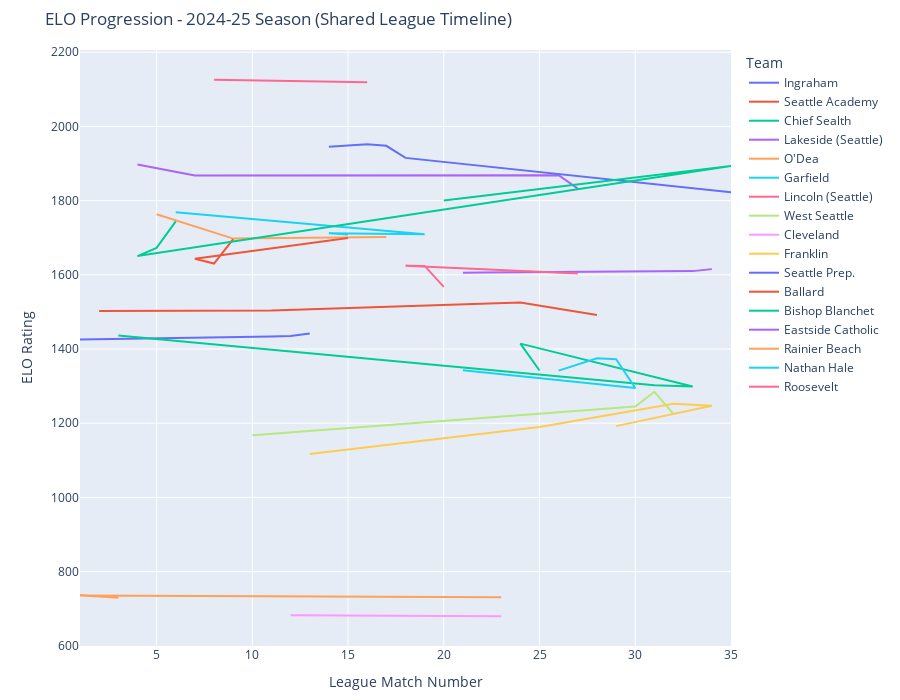

Here is the notebook cell this chart was saved with:
### Code cell
import pandas as pd
import plotly.express as px

# Load the ELO match log
df = pd.read_csv(r"C:\Users\User\Desktop\Soccer Footage\metroleague_elo_log.csv")

# Create a consistent order for all matches per season (scraper's order or raw index)
df["Row Order"] = range(len(df))
df = df.sort_values(by=["Season", "Row Order"])

# Add a Global Match Number per Season (shared league timeline)
df["Global Match #"] = df.groupby("Season").cumcount() + 1

# Assign a row ID to map back after long transformation
df["Match ID"] = df.index

# -----------------------------
# Long-format Transformation
# -----------------------------
home_df = df[[
    "Match ID", "Season", "Global Match #", "Date",
    "Home Team", "Away Team", "Home Score", "Away Score",
    "Home ELO Before", "Home ELO After", "Home ELO Change", "Home Match #"
]].copy()

home_df.columns = [
    "Match ID", "Season", "Global Match #", "Date",
    "Team", "Opponent", "Goals For", "Goals Against",
    "ELO Before", "ELO After", "ELO Δ", "Team Match #"
]
home_df["Location"] = "Home"

away_df = df[[
    "Match ID", "Season", "Global Match #", "Date",
    "Away Team", "Home Team", "Away Score", "Home Score",
    "Away ELO Before", "Away ELO After", "Away ELO Change", "Away Match #"
]].copy()

away_df.columns = [
    "Match ID", "Season", "Global Match #", "Date",
    "Team", "Opponent", "Goals For", "Goals Against",
    "ELO Before", "ELO After", "ELO Δ", "Team Match #"
]
away_df["Location"] = "Away"

# Combine Home and Away
long_df = pd.concat([home_df, away_df], ignore_index=True)

# Compute Match Result (W/L/D)
long_df["Result"] = long_df.apply(
    lambda row: "W" if row["Goals For"] > row["Goals Against"]
    else "L" if row["Goals For"] < row["Goals Against"]
    else "D", axis=1
)

# Clean ELO Δ and match #
long_df["ELO Δ"] = long_df["ELO Δ"].round(2)
long_df["Team Match #"] = long_df["Team Match #"].astype(int)

# -----------------------------
# Filter to Latest Season Only
# -----------------------------
latest_season = long_df["Season"].max()
df_current = long_df[long_df["Season"] == latest_season].copy()

# -----------------------------
# Plot: ELO Progression (Shared League Timeline)
# -----------------------------
fig = px.line(
    df_current,
    x="Global Match #",
    y="ELO After",
    color="Team",
    line_group="Team",
    hover_data={
        "Team": True,
        "Opponent": True,
        "Result": True,
        "Global Match #": True,
        "Team Match #": True,
        "ELO After": True,
        "ELO Δ": True,
        "Location": True,
    },
    title=f"ELO Progression - {latest_season} Season (Shared League Timeline)",
    labels={
        "Global Match #": "League Match Number",
        "ELO After": "ELO Rating",
        "ELO Δ": "ELO Change",
        "Team Match #": "Team's Match #"
    },
)

fig.update_layout(
    hovermode="x unified",
    xaxis=dict(showgrid=True),
    yaxis=dict(showgrid=True),
    legend=dict(title="Team", traceorder="normal", itemclick="toggleothers"),
    height=700,
    margin=dict(t=50, b=50),
)

fig.show()

### Figure 1 — Plotly figure (JSON) as saved in the notebook; plotly's stock layout.template omitted (floating-point values rounded to 4 significant figures)
{"data": [{"customdata": [["Ingraham", "Rainier Beach", "W", 107, 4.07, "Home"], ["Ingraham", "West Seattle", "W", 108, 9.48, "Away"], ["Ingraham", "Seattle Academy", "D", 109, -0.93, "Away"], ["Ingraham", "Cleveland", "W", 110, 0.89, "Away"], ["Ingraham", "Franklin", "W", 111, 6.87, "Away"]], "hovertemplate": "Team=%{customdata[0]}<br>League Match Number=%{x}<br>ELO Rating=%{y}<br>Opponent=%{customdata[1]}<br>Result=%{customdata[2]}<br>Team's Match #=%{customdata[3]}<br>ELO Change=%{customdata[4]}<br>Location=%{customdata[5]}<extra></extra>", "legendgroup": "Ingraham", "line": {"color": "#636efa", "dash": "solid"}, "marker": {"symbol": "circle"}, "mode": "lines", "name": "Ingraham", "orientation": "v", "showlegend": true, "type": "scatter", "x": [1, 10, 11, 12, 13], "xaxis": "x", "y": [1425.0, 1435.0, 1434.0, 1435.0, 1442.0], "yaxis": "y"}, {"customdata": [["Seattle Academy", "Rainier Beach", "W", 1, 2.56, "Home"], ["Seattle Academy", "Ingraham", "D", 2, 0.93, "Home"], ["Seattle Academy", "Chief Sealth", "W", 3, 21.89, "Home"], ["Seattle Academy", "Nathan Hale", "L", 4, -33.47, "Away"]], "hovertemplate": "Team=%{customdata[0]}<br>League Match Number=%{x}<br>ELO Rating=%{y}<br>Opponent=%{customdata[1]}<br>Result=%{customdata[2]}<br>Team's Match #=%{customdata[3]}<br>ELO Change=%{customdata[4]}<br>Location=%{customdata[5]}<extra></extra>", "legendgroup": "Seattle Academy", "line": {"color": "#EF553B", "dash": "solid"}, "marker": {"symbol": "circle"}, "mode": "lines", "name": "Seattle Academy", "orientation": "v", "showlegend": true, "type": "scatter", "x": [2, 11, 24, 28], "xaxis": "x", "y": [1503.0, 1503.0, 1525.0, 1492.0], "yaxis": "y"}, {"customdata": [["Chief Sealth", "Rainier Beach", "W", 108, 3.68, "Home"], ["Chief Sealth", "West Seattle", "L", 111, -39.65, "Home"], ["Chief Sealth", "Eastside Catholic", "L", 112, -3.56, "Home"], ["Chief Sealth", "Seattle Academy", "L", 109, -21.89, "Away"], ["Chief Sealth", "Franklin", "L", 110, -72.63, "Away"]], "hovertemplate": "Team=%{customdata[0]}<br>League Match Number=%{x}<br>ELO Rating=%{y}<br>Opponent=%{customdata[1]}<br>Result=%{customdata[2]}<br>Team's Match #=%{customdata[3]}<br>ELO Change=%{customdata[4]}<br>Location=%{customdata[5]}<extra></extra>", "legendgroup": "Chief Sealth", "line": {"color": "#00cc96", "dash": "solid"}, "marker": {"symbol": "circle"}, "mode": "lines", "name": "Chief Sealth", "orientation": "v", "showlegend": true, "type": "scatter", "x": [3, 31, 33, 24, 25], "xaxis": "x", "y": [1436.0, 1302.0, 1299.0, 1415.0, 1342.0], "yaxis": "y"}, {"customdata": [["Lakeside (Seattle)", "Bishop Blanchet", "D", 120, -4.19, "Home"], ["Lakeside (Seattle)", "Ballard", "L", 121, -29.69, "Home"], ["Lakeside (Seattle)", "Nathan Hale", "W", 122, 1.07, "Away"], ["Lakeside (Seattle)", "Roosevelt", "L", 123, -36.39, "Away"]], "hovertemplate": "Team=%{customdata[0]}<br>League Match Number=%{x}<br>ELO Rating=%{y}<br>Opponent=%{customdata[1]}<br>Result=%{customdata[2]}<br>Team's Match #=%{customdata[3]}<br>ELO Change=%{customdata[4]}<br>Location=%{customdata[5]}<extra></extra>", "legendgroup": "Lakeside (Seattle)", "line": {"color": "#ab63fa", "dash": "solid"}, "marker": {"symbol": "circle"}, "mode": "lines", "name": "Lakeside (Seattle)", "orientation": "v", "showlegend": true, "type": "scatter", "x": [4, 7, 26, 27], "xaxis": "x", "y": [1897.0, 1868.0, 1869.0, 1832.0], "yaxis": "y"}, {"customdata": [["O'Dea", "Bishop Blanchet", "L", 115, -22, "Home"], ["O'Dea", "Ballard", "L", 116, -65.67, "Home"], ["O'Dea", "Seattle Prep.", "D", 117, 4.17, "Away"]], "hovertemplate": "Team=%{customdata[0]}<br>League Match Number=%{x}<br>ELO Rating=%{y}<br>Opponent=%{customdata[1]}<br>Result=%{customdata[2]}<br>Team's Match #=%{customdata[3]}<br>ELO Change=%{customdata[4]}<br>Location=%{customdata[5]}<extra></extra>", "legendgroup": "O'Dea", "line": {"color": "#FFA15A", "dash": "solid"}, "marker": {"symbol": "circle"}, "mode": "lines", "name": "O'Dea", "orientation": "v", "showlegend": true, "type": "scatter", "x": [5, 9, 17], "xaxis": "x", "y": [1763.0, 1698.0, 1702.0], "yaxis": "y"}, {"customdata": [["Garfield", "Bishop Blanchet", "L", 119, -71.55, "Home"], ["Garfield", "Roosevelt", "D", 122, 0.44, "Home"], ["Garfield", "Seattle Prep.", "L", 120, -56.56, "Away"], ["Garfield", "Ballard", "D", 121, -3.22, "Away"]], "hovertemplate": "Team=%{customdata[0]}<br>League Match Number=%{x}<br>ELO Rating=%{y}<br>Opponent=%{customdata[1]}<br>Result=%{customdata[2]}<br>Team's Match #=%{customdata[3]}<br>ELO Change=%{customdata[4]}<br>Location=%{customdata[5]}<extra></extra>", "legendgroup": "Garfield", "line": {"color": "#19d3f3", "dash": "solid"}, "marker": {"symbol": "circle"}, "mode": "lines", "name": "Garfield", "orientation": "v", "showlegend": true, "type": "scatter", "x": [6, 19, 14, 15], "xaxis": "x", "y": [1769.0, 1709.0, 1712.0, 1709.0], "yaxis": "y"}, {"customdata": [["Lincoln (Seattle)", "Ballard", "W", 62, 12.76, "Home"], ["Lincoln (Seattle)", "Seattle Prep.", "D", 63, -6.68, "Away"]], "hovertemplate": "Team=%{customdata[0]}<br>League Match Number=%{x}<br>ELO Rating=%{y}<br>Opponent=%{customdata[1]}<br>Result=%{customdata[2]}<br>Team's Match #=%{customdata[3]}<br>ELO Change=%{customdata[4]}<br>Location=%{customdata[5]}<extra></extra>", "legendgroup": "Lincoln (Seattle)", "line": {"color": "#FF6692", "dash": "solid"}, "marker": {"symbol": "circle"}, "mode": "lines", "name": "Lincoln (Seattle)", "orientation": "v", "showlegend": true, "type": "scatter", "x": [8, 16], "xaxis": "x", "y": [2126.0, 2119.0], "yaxis": "y"}, {"customdata": [["West Seattle", "Ingraham", "L", 110, -9.48, "Home"], ["West Seattle", "Nathan Hale", "W", 111, 77.66, "Away"], ["West Seattle", "Chief Sealth", "W", 112, 39.65, "Away"], ["West Seattle", "Franklin", "L", 113, -60.14, "Away"]], "hovertemplate": "Team=%{customdata[0]}<br>League Match Number=%{x}<br>ELO Rating=%{y}<br>Opponent=%{customdata[1]}<br>Result=%{customdata[2]}<br>Team's Match #=%{customdata[3]}<br>ELO Change=%{customdata[4]}<br>Location=%{customdata[5]}<extra></extra>", "legendgroup": "West Seattle", "line": {"color": "#B6E880", "dash": "solid"}, "marker": {"symbol": "circle"}, "mode": "lines", "name": "West Seattle", "orientation": "v", "showlegend": true, "type": "scatter", "x": [10, 30, 31, 32], "xaxis": "x", "y": [1167.0, 1245.0, 1285.0, 1224.0], "yaxis": "y"}, {"customdata": [["Cleveland", "Ingraham", "L", 123, -0.89, "Home"], ["Cleveland", "Eastside Catholic", "L", 124, -1.04, "Away"], ["Cleveland", "Rainier Beach", "D", 125, -1.48, "Away"]], "hovertemplate": "Team=%{customdata[0]}<br>League Match Number=%{x}<br>ELO Rating=%{y}<br>Opponent=%{customdata[1]}<br>Result=%{customdata[2]}<br>Team's Match #=%{customdata[3]}<br>ELO Change=%{customdata[4]}<br>Location=%{customdata[5]}<extra></extra>", "legendgroup": "Cleveland", "line": {"color": "#FF97FF", "dash": "solid"}, "marker": {"symbol": "circle"}, "mode": "lines", "name": "Cleveland", "orientation": "v", "showlegend": true, "type": "scatter", "x": [12, 22, 23], "xaxis": "x", "y": [682.2, 681.2, 679.7], "yaxis": "y"}, {"customdata": [["Franklin", "Ingraham", "L", 103, -6.87, "Home"], ["Franklin", "Chief Sealth", "W", 104, 72.63, "Home"], ["Franklin", "West Seattle", "W", 106, 60.14, "Home"], ["Franklin", "Eastside Catholic", "L", 107, -5.35, "Home"], ["Franklin", "Nathan Hale", "D", 105, 2.41, "Away"]], "hovertemplate": "Team=%{customdata[0]}<br>League Match Number=%{x}<br>ELO Rating=%{y}<br>Opponent=%{customdata[1]}<br>Result=%{customdata[2]}<br>Team's Match #=%{customdata[3]}<br>ELO Change=%{customdata[4]}<br>Location=%{customdata[5]}<extra></extra>", "legendgroup": "Franklin", "line": {"color": "#FECB52", "dash": "solid"}, "marker": {"symbol": "circle"}, "mode": "lines", "name": "Franklin", "orientation": "v", "showlegend": true, "type": "scatter", "x": [13, 25, 32, 34, 29], "xaxis": "x", "y": [1117.0, 1190.0, 1252.0, 1247.0, 1192.0], "yaxis": "y"}, {"customdata": [["Seattle Prep.", "Garfield", "W", 113, 56.56, "Home"], ["Seattle Prep.", "Lincoln (Seattle)", "D", 114, 6.68, "Home"], ["Seattle Prep.", "O'Dea", "D", 115, -4.17, "Home"], ["Seattle Prep.", "Roosevelt", "L", 116, -32.54, "Home"], ["Seattle Prep.", "Bishop Blanchet", "L", 117, -92.97, "Away"]], "hovertemplate": "Team=%{customdata[0]}<br>League Match Number=%{x}<br>ELO Rating=%{y}<br>Opponent=%{customdata[1]}<br>Result=%{customdata[2]}<br>Team's Match #=%{customdata[3]}<br>ELO Change=%{customdata[4]}<br>Location=%{customdata[5]}<extra></extra>", "legendgroup": "Seattle Prep.", "line": {"color": "#636efa", "dash": "solid"}, "marker": {"symbol": "circle"}, "mode": "lines", "name": "Seattle Prep.", "orientation": "v", "showlegend": true, "type": "scatter", "x": [14, 16, 17, 18, 35], "xaxis": "x", "y": [1945.0, 1952.0, 1948.0, 1915.0, 1822.0], "yaxis": "y"}, {"customdata": [["Ballard", "Garfield", "D", 124, 3.22, "Home"], ["Ballard", "Lakeside (Seattle)", "W", 121, 29.69, "Away"], ["Ballard", "Lincoln (Seattle)", "L", 122, -12.76, "Away"], ["Ballard", "O'Dea", "W", 123, 65.67, "Away"]], "hovertemplate": "Team=%{customdata[0]}<br>League Match Number=%{x}<br>ELO Rating=%{y}<br>Opponent=%{customdata[1]}<br>Result=%{customdata[2]}<br>Team's Match #=%{customdata[3]}<br>ELO Change=%{customdata[4]}<br>Location=%{customdata[5]}<extra></extra>", "legendgroup": "Ballard", "line": {"color": "#EF553B", "dash": "solid"}, "marker": {"symbol": "circle"}, "mode": "lines", "name": "Ballard", "orientation": "v", "showlegend": true, "type": "scatter", "x": [15, 7, 8, 9], "xaxis": "x", "y": [1699.0, 1643.0, 1630.0, 1696.0], "yaxis": "y"}, {"customdata": [["Bishop Blanchet", "Roosevelt", "W", 115, 56.52, "Home"], ["Bishop Blanchet", "Seattle Prep.", "W", 116, 92.97, "Home"], ["Bishop Blanchet", "Lakeside (Seattle)", "D", 112, 4.19, "Away"], ["Bishop Blanchet", "O'Dea", "W", 113, 22, "Away"], ["Bishop Blanchet", "Garfield", "W", 114, 71.55, "Away"]], "hovertemplate": "Team=%{customdata[0]}<br>League Match Number=%{x}<br>ELO Rating=%{y}<br>Opponent=%{customdata[1]}<br>Result=%{customdata[2]}<br>Team's Match #=%{customdata[3]}<br>ELO Change=%{customdata[4]}<br>Location=%{customdata[5]}<extra></extra>", "legendgroup": "Bishop Blanchet", "line": {"color": "#00cc96", "dash": "solid"}, "marker": {"symbol": "circle"}, "mode": "lines", "name": "Bishop Blanchet", "orientation": "v", "showlegend": true, "type": "scatter", "x": [20, 35, 4, 5, 6], "xaxis": "x", "y": [1801.0, 1894.0, 1651.0, 1673.0, 1744.0], "yaxis": "y"}, {"customdata": [["Eastside Catholic", "Nathan Hale", "W", 105, 48.93, "Home"], ["Eastside Catholic", "Cleveland", "W", 106, 1.04, "Home"], ["Eastside Catholic", "Chief Sealth", "W", 107, 3.56, "Away"], ["Eastside Catholic", "Franklin", "W", 108, 5.35, "Away"]], "hovertemplate": "Team=%{customdata[0]}<br>League Match Number=%{x}<br>ELO Rating=%{y}<br>Opponent=%{customdata[1]}<br>Result=%{customdata[2]}<br>Team's Match #=%{customdata[3]}<br>ELO Change=%{customdata[4]}<br>Location=%{customdata[5]}<extra></extra>", "legendgroup": "Eastside Catholic", "line": {"color": "#ab63fa", "dash": "solid"}, "marker": {"symbol": "circle"}, "mode": "lines", "name": "Eastside Catholic", "orientation": "v", "showlegend": true, "type": "scatter", "x": [21, 22, 33, 34], "xaxis": "x", "y": [1605.0, 1606.0, 1610.0, 1615.0], "yaxis": "y"}, {"customdata": [["Rainier Beach", "Cleveland", "D", 137, 1.48, "Home"], ["Rainier Beach", "Ingraham", "L", 134, -4.07, "Away"], ["Rainier Beach", "Seattle Academy", "L", 135, -2.56, "Away"], ["Rainier Beach", "Chief Sealth", "L", 136, -3.68, "Away"]], "hovertemplate": "Team=%{customdata[0]}<br>League Match Number=%{x}<br>ELO Rating=%{y}<br>Opponent=%{customdata[1]}<br>Result=%{customdata[2]}<br>Team's Match #=%{customdata[3]}<br>ELO Change=%{customdata[4]}<br>Location=%{customdata[5]}<extra></extra>", "legendgroup": "Rainier Beach", "line": {"color": "#FFA15A", "dash": "solid"}, "marker": {"symbol": "circle"}, "mode": "lines", "name": "Rainier Beach", "orientation": "v", "showlegend": true, "type": "scatter", "x": [23, 1, 2, 3], "xaxis": "x", "y": [730.8, 735.6, 733.0, 729.3], "yaxis": "y"}, {"customdata": [["Nathan Hale", "Lakeside (Seattle)", "L", 108, -1.07, "Home"], ["Nathan Hale", "Seattle Academy", "W", 109, 33.47, "Home"], ["Nathan Hale", "Franklin", "D", 110, -2.41, "Home"], ["Nathan Hale", "West Seattle", "L", 111, -77.66, "Home"], ["Nathan Hale", "Eastside Catholic", "L", 107, -48.93, "Away"]], "hovertemplate": "Team=%{customdata[0]}<br>League Match Number=%{x}<br>ELO Rating=%{y}<br>Opponent=%{customdata[1]}<br>Result=%{customdata[2]}<br>Team's Match #=%{customdata[3]}<br>ELO Change=%{customdata[4]}<br>Location=%{customdata[5]}<extra></extra>", "legendgroup": "Nathan Hale", "line": {"color": "#19d3f3", "dash": "solid"}, "marker": {"symbol": "circle"}, "mode": "lines", "name": "Nathan Hale", "orientation": "v", "showlegend": true, "type": "scatter", "x": [26, 28, 29, 30, 21], "xaxis": "x", "y": [1342.0, 1375.0, 1373.0, 1295.0, 1343.0], "yaxis": "y"}, {"customdata": [["Roosevelt", "Lakeside (Seattle)", "W", 121, 36.39, "Home"], ["Roosevelt", "Seattle Prep.", "W", 118, 32.54, "Away"], ["Roosevelt", "Garfield", "D", 119, -0.44, "Away"], ["Roosevelt", "Bishop Blanchet", "L", 120, -56.52, "Away"]], "hovertemplate": "Team=%{customdata[0]}<br>League Match Number=%{x}<br>ELO Rating=%{y}<br>Opponent=%{customdata[1]}<br>Result=%{customdata[2]}<br>Team's Match #=%{customdata[3]}<br>ELO Change=%{customdata[4]}<br>Location=%{customdata[5]}<extra></extra>", "legendgroup": "Roosevelt", "line": {"color": "#FF6692", "dash": "solid"}, "marker": {"symbol": "circle"}, "mode": "lines", "name": "Roosevelt", "orientation": "v", "showlegend": true, "type": "scatter", "x": [27, 18, 19, 20], "xaxis": "x", "y": [1604.0, 1624.0, 1624.0, 1567.0], "yaxis": "y"}], "layout": {"height": 700, "hovermode": "x unified", "legend": {"itemclick": "toggleothers", "title": {"text": "Team"}, "tracegroupgap": 0, "traceorder": "normal"}, "margin": {"b": 50, "t": 50}, "title": {"text": "ELO Progression - 2024-25 Season (Shared League Timeline)"}, "xaxis": {"anchor": "y", "domain": [0, 1], "showgrid": true, "title": {"text": "League Match Number"}}, "yaxis": {"anchor": "x", "domain": [0, 1], "showgrid": true, "title": {"text": "ELO Rating"}}}}
